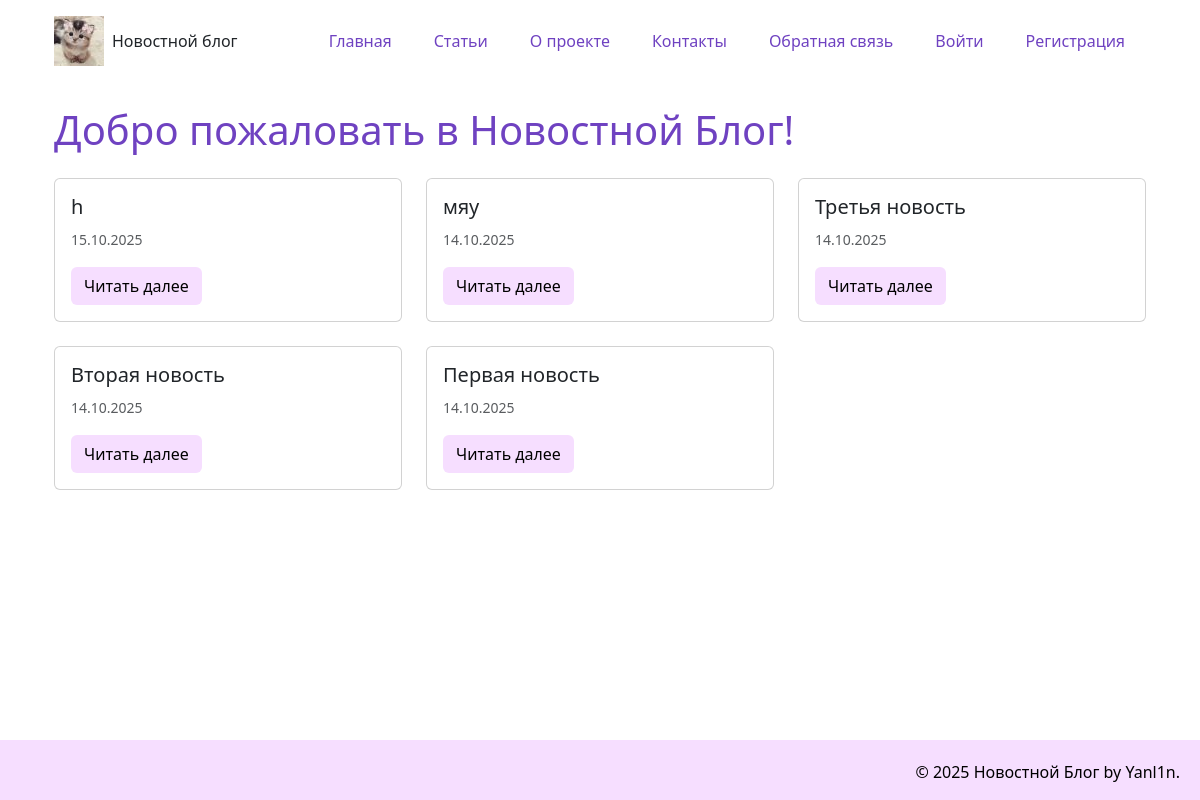
The app's page /, older data.
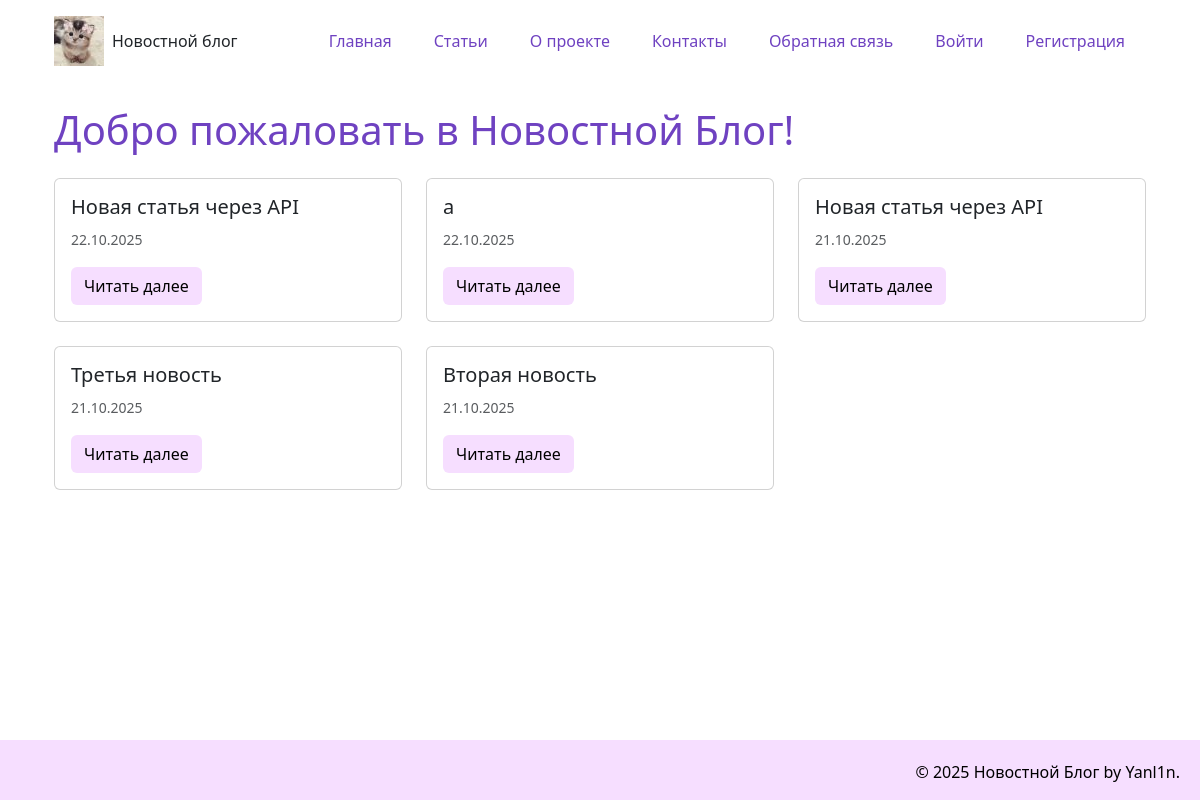
The same page, newer data.
### models.py (models this page shows, shortened)
class Article(data_base.Model):
    __tablename__= "article"
    id = data_base.Column(data_base.Integer, primary_key = True)
    title = data_base.Column(data_base.String(200), nullable=False)
    text = data_base.Column(data_base.Text, nullable=False)
    date = data_base.Column(data_base.DateTime, default=datetime.utcnow)
    user_id = data_base.Column(data_base.Integer, data_base.ForeignKey('user.id'), nullable=False)
    category = data_base.Column(data_base.String(50), default='Общая')
    comment = data_base.relation('Comment', backref='article', lazy='dynamic')

### app.py (the view)
@app.route("/index")
@app.route("/")
def index():
    articles = Article.query.order_by(Article.date.desc()).limit(6).all()
    return render_template('index.html', articles=articles, current_date=date.today())

### app.py (called while the page is built)
@app.before_request
def before_request():
    if not current_user.is_authenticated:
        jwt_token = request.cookies.get('jwt_token')
        if jwt_token:
            payload = jwt_manager.verify_token(jwt_token)
            if payload:
                user = User.query.get(payload['user_id'])
                if user:
                    login_user(user)

### templates/index.html (shortened to what this page needs)
{% extends 'base.html' %}
{% block content%}
<h1>Добро пожаловать в Новостной Блог!</h1>
<div class="row mt-4">
    {% for article in articles %}
    <div class="col-md-6 col-lg-4 mb-4">
        <div class="card h-100">
            <div class="card-body">
                <h5 class="card-title">
                    {{ article.title }}
                </h5>
                <p class="card-text">
                    <small class="text-muted">{{ article.date.strftime('%d.%m.%Y') }}</small>
                </p>
                <a href="{{ url_for('news_article', id=article.id) }}" class="btn btn-custom">Читать далее</a>
            </div>
        </div>
    </div>
    {% endfor %}
</div>
{%  endblock %}

### templates/base.html (shortened to what this page needs)
<!DOCTYPE html>
<html lang="ru">
<head>
    <link href="https://cdn.jsdelivr.net/npm/bootstrap@5.3.8/dist/css/bootstrap.min.css" rel="stylesheet">
    <link rel="stylesheet" href="{{ url_for('static', filename='css/main.css')}}">
</head>
<body>
    <div class="container">
        <div class="container">
            <header class="d-flex justify-content-between align-items-center py-3">
                <a href="/" class="d-flex align-items-center text-dark text-decoration-none">
                    <img src="{{ url_for('static', filename='img/cat.jpg')}}" alt="Логотип" width="50" height="50" class="me-2">
                Новостной блог
            </a>
            <ul class="nav nav-pills">
                <li class="nav-item"><a href="{{ url_for('index')}}" class="nav-link" aria-current="page">Главная</a></li>
                <li class="nav-item"><a href="{{ url_for('articles_list')}}" class="nav-link">Статьи</a></li>
                <li class="nav-item"><a href="{{ url_for('about')}}" class="nav-link">О проекте</a></li>
                <li class="nav-item"><a href="{{ url_for('contact')}}" class="nav-link">Контакты</a></li>
                <li class="nav-item"><a href="{{ url_for('feedback')}}" class="nav-link">Обратная связь</a></li>
                {% if current_user.is_authenticated %}
                    <li class="nav-item"><a href="{{ url_for('create_article')}}" class="nav-link">Создать статью</a></li>
                    <li class="nav-item"><a href="{{ url_for('logout')}}" class="nav-link">Выйти ({{ current_user.name }})</a></li>
                {% else %}
                    <li class="nav-item"><a href="{{ url_for('login_page')}}" class="nav-link">Войти</a></li>
                    <li class="nav-item"><a href="{{ url_for('register')}}" class="nav-link">Регистрация</a></li>
                {% endif %}
            </ul>
            </header>
        </div>
        <div class="container mt-4">
            {% block content %}{% endblock %}
        </div>
    </div>
    <footer>
        <p>&copy; 2025 Новостной Блог by Yanl1n.</p>
    </footer>
</body>
</html>

### static/css/main.css (style rules this page uses)
body { display: flex; flex-direction: column; min-height: 100vh; }
.container { flex: 1; }
h1 { color:#6f42c1; }
footer { margin-top: auto; padding: 20px; background: #F6DEFF; text-align: right; color: black; height: 60px; }
.btn-custom { background-color: #F6DEFF; color: rgb(0, 0, 0); }
.nav-pills .nav-link { color:#6f42c1; margin: 0 5px; }

Row changes from the older to the newer data that the page shows:
removed Article: title "h", date "15.10.2025"
removed Article: title "мяу", date "14.10.2025"
removed Article: title "Первая новость", date "14.10.2025"
added Article: title "Новая статья через API", date "22.10.2025"
added Article: title "a", date "22.10.2025"
added Article: title "Новая статья через API", date "21.10.2025"
changed Article "Третья новость": date "14.10.2025" → "21.10.2025"
changed Article "Вторая новость": date "14.10.2025" → "21.10.2025"
